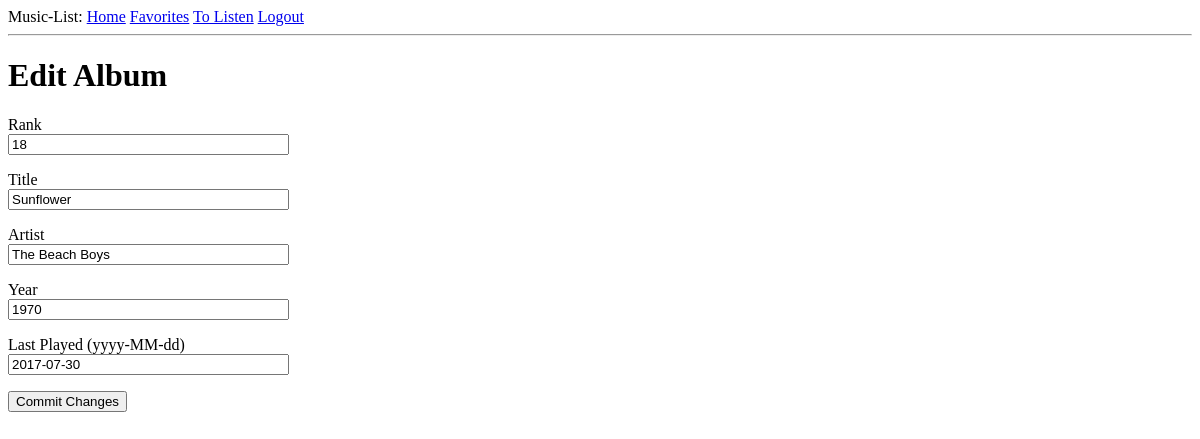
The page /favorites/edit/17 (signed in) on the database as committed earlier.
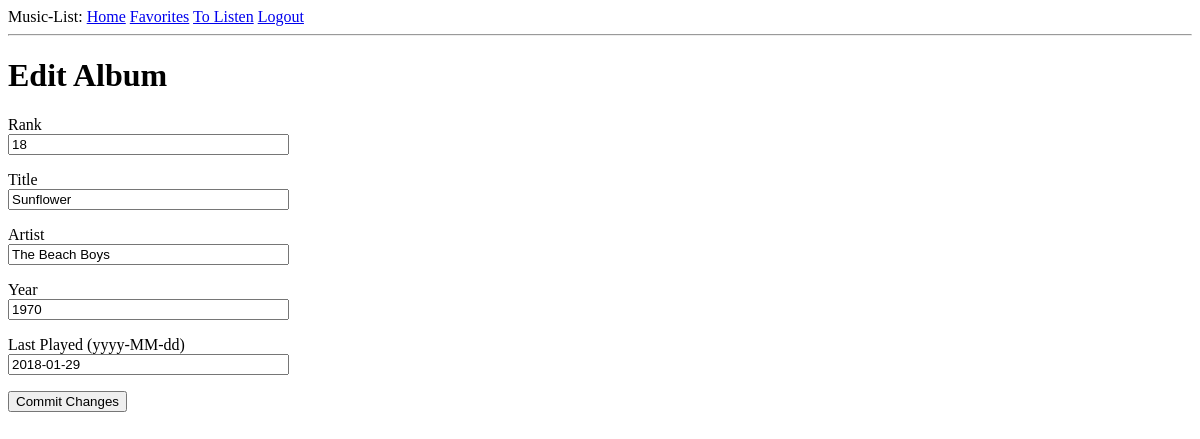
The same page on the database as committed later.
### app/models.py (models this page shows, shortened)
class Album(db.Model):
    __tablename__ = 'albums'
    id = db.Column(db.Integer, primary_key=True)
    rank = db.Column(db.Integer, unique=True)
    title = db.Column(db.String(140))
    artist = db.Column(db.String(140))
    year = db.Column(db.Integer)
    last_played = db.Column(db.DateTime, index=True)
    user_id = db.Column(db.Integer, db.ForeignKey('users.id'))

### app/routes.py (the view, shortened to what this page needs)
@app.route('/favorites/edit/<id>', methods=['GET', 'POST'])
@login_required
def edit(id):
    form = AlbumForm(request.form)
    rankrow = (Album.query
           .filter_by(user_id=current_user.id)
           .filter_by(id=int(id))
           .order_by(Album.rank.desc())
           .limit(1)
           .all()) # do this before POST because we need previous album id
    rank = rankrow[0].rank
    title = rankrow[0].title
    artist = rankrow[0].artist
    year = rankrow[0].year
    last_played = rankrow[0].last_played
    return render_template('editalbum.html',
                           form=form,
                           rank=rank,
                           title=title,
                           artist=artist,
                           year=year,
                           last_played=last_played)

### app/forms.py
class AlbumForm(FlaskForm):
    rank = StringField('Rank', [validators.InputRequired()])
    title = StringField('Title', [validators.InputRequired()])
    artist = StringField('Artist', [validators.InputRequired()])
    year = StringField('Year', [validators.InputRequired()])
    last_played = StringField('Last Played (yyyy-MM-dd)',
                              [validators.InputRequired()])
    submit = SubmitField('Commit Changes')

### app/models.py (called while the page is built)
@login.user_loader
def load_user(id):
    return User.query.get(int(id))

### app/templates/editalbum.html (shortened to what this page needs)
{% extends "base.html" %}
{% block content %}
<h1>Edit Album</h1>
    <form action="" method="post">
        <p>
            {{ form.rank.label }}<br>
            {{ form.rank(value=rank, size=32) }}
        </p>
        <p>
            {{ form.title.label }}<br>
            {{ form.title(value=title, size=32) }}
        </p>
        <p>
            {{ form.artist.label }}<br>
            {{ form.artist(value=artist, size=32) }}
        </p>
        <p>
            {{ form.year.label }}<br>
            {{ form.year(value=year, size=32) }}
        </p>
        <p>
            {{ form.last_played.label }}<br>
            {{ form.last_played(value=last_played.strftime('%Y-%m-%d'), size=32) }}
        </p>
        <p>{{ form.submit() }}</p>
    </form>
{% endblock %}

### app/templates/base.html (shortened to what this page needs)
<html lang="en">
    <head>
    </head>
    <body>
        <div>
            Music-List:
            <a href="{{ url_for('index') }}">Home</a>
            <a href="{{ url_for('favorites') }}">Favorites</a>
            <a href="{{ url_for('tolisten') }}">To Listen</a>
            {% if current_user.is_anonymous %}
            <a href="{{ url_for('login') }}">Login</a>
            {% else %}
            <a href="{{ url_for('logout') }}">Logout</a>
            {% endif %}
        </div>
        <hr>
        {% block content %}{% endblock %}
    </body>
</html>

Rows that differ between the two databases and show on the page:
changed Album "Sunflower": last_played "2017-07-30" → "2018-01-29"
